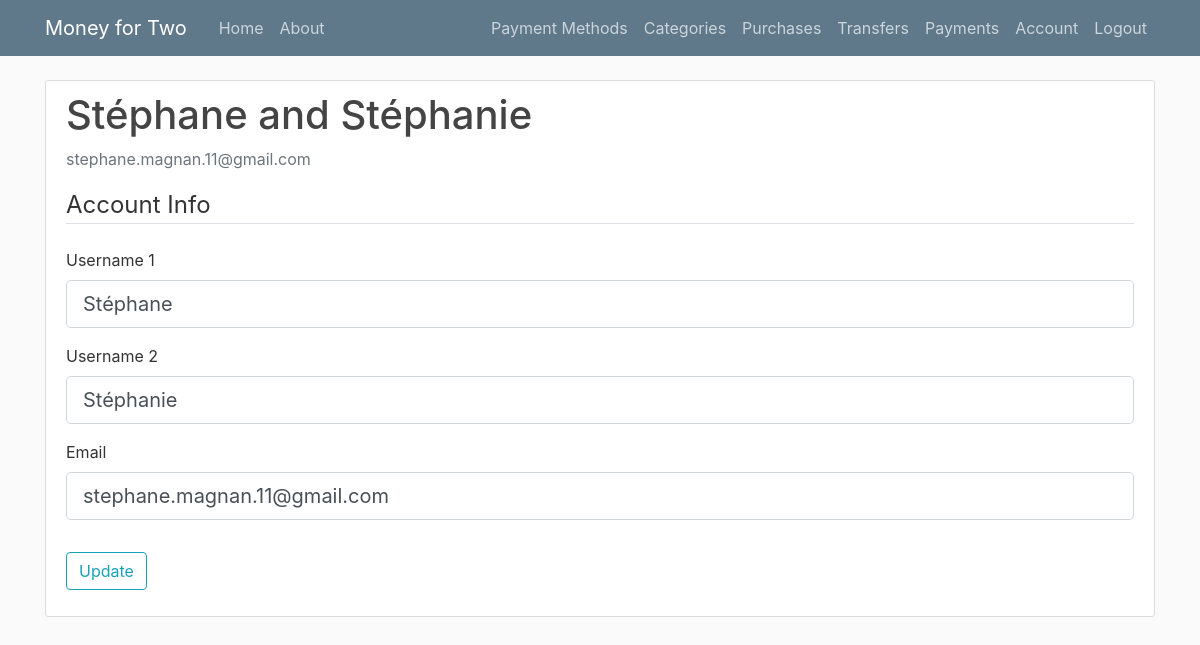
The app's page /account/ (signed in) with its own data.
### app/models.py (models this page shows, shortened)
class User(db.Model, UserMixin):
    id=db.Column(db.Integer, autoincrement=True,primary_key=True)
    username1 = db.Column(db.String(20), nullable=False)
    username2 = db.Column(db.String(20), nullable=False)
    email = db.Column(db.String(120), unique=True, nullable=False)
    password = db.Column(db.String(60), nullable=False)
    payments = db.relationship('Payment',backref='payer',lazy=True)
    purchases = db.relationship('Purchase',backref='purchaser',lazy=True)
    transfers = db.relationship('Transfer',backref='transferer',lazy=True)
    cards = db.relationship('Card',backref='carder',lazy=True)
    methods = db.relationship('Method',backref='methoder',lazy=True)
    categories = db.relationship('Category',backref='categoryer',lazy=True)

### app/routes.py (the view)
@app.route('/account/', methods=['GET','POST'])
@login_required
def account():
    form = UpdateAccountForm()
    if form.validate_on_submit():
        current_user.username1 = form.username1.data
        current_user.username2 = form.username2.data
        current_user.email = form.email.data
        db.session.commit()
        flash(f'Your account has been updated!','success')
        return redirect(url_for('account'))
    elif request.method == 'GET':
        form.username1.data = current_user.username1
        form.username2.data = current_user.username2
        form.email.data = current_user.email
    return render_template('account.html', title="Account", form=form)

### app/forms.py (shortened to what this page needs)
class UpdateAccountForm(FlaskForm):
    username1 = StringField('Username 1', validators=[DataRequired(), Length(min=2, max=20)])
    username2 = StringField('Username 2', validators=[DataRequired(), Length(min=2, max=20)])
    email = StringField('Email', validators=[DataRequired(),Email()])
    submit = SubmitField('Update')

### app/models.py (called while the page is built)
@login_manager.user_loader
def load_user(user_id):
    return User.query.get(int(user_id))

### app/templates/account.html (shortened to what this page needs)
{% extends "layout.html" %}
{% block content %}
    <div class="content-section">
        <div class="media">
            <div class="media-body">
            <h2 class="account-heading">{{ current_user.username1 }} and {{ current_user.username2 }}</h2>
            <p class="text-secondary">{{ current_user.email }}</p>
            </div>
        </div>
        <form method="POST" action="">
            <fieldset class="form-group">
                <legend class="border-bottom mb-4">Account Info</legend>
                <div class="form-group">
                    {{ form.username1.label(class="form-control-label") }}
                    {% if form.username1.errors %}
                        {{ form.username1(class="form-control-lg is-invalid") }}
                        <div class="invalid-feedback">
                            {% for error in form.username1.errors %}
                                <span>{{ error }}</span>
                            {% endfor %}
                        </div>
                    {% else %}
                        {{ form.username1(class="form-control form-control-lg") }}
                    {% endif %}
                </div>
                <div class="form-group">
                    {{ form.username2.label(class="form-control-label") }}
                    {% if form.username2.errors %}
                        {{ form.username2(class="form-control is-invalid") }}
                        <div class="invalid-feedback">
                            {% for error in form.username2.errors %}
                                <span>{{ error }}</span>
                            {% endfor %}
                        </div>
                    {% else %}
                        {{ form.username2(class="form-control form-control-lg") }}
                    {% endif %}
                </div>
                <div class="form-group">
                    {{ form.email.label(class="form-control-label") }}
                    {% if form.email.errors %}
                        {{ form.email(class="form-control form-control-lg is-invalid") }}
                        <div class="invalid-feedback">
                            {% for error in form.email.errors %}
                                <span>{{ error }}</span>
                            {% endfor %}
                        </div>
                    {% else %}
                        {{ form.email(class="form-control form-control-lg") }}
                    {% endif %}
                </div>
            </fieldset>
            <div class="form-group">
                {{ form.submit(class="btn btn-outline-info") }}
            </div>
        </form>
    </div>
{% endblock content %}

### app/static/main.css (style rules this page uses)
body { background: #fafafa; color: #333333; margin-top: 5rem; }
h1, h2, h3, h4, h5, h6 { color: #444444; }
.content-section { background: #ffffff; padding: 10px 20px; border: 1px solid #dddddd; border-radius: 3px; margin-bottom: 20px; }
.account-heading { font-size: 2.5rem; }

### records on screen
User: username1 "Stéphane", username2 "Stéphanie", email "stephane.magnan.11@gmail.com"
